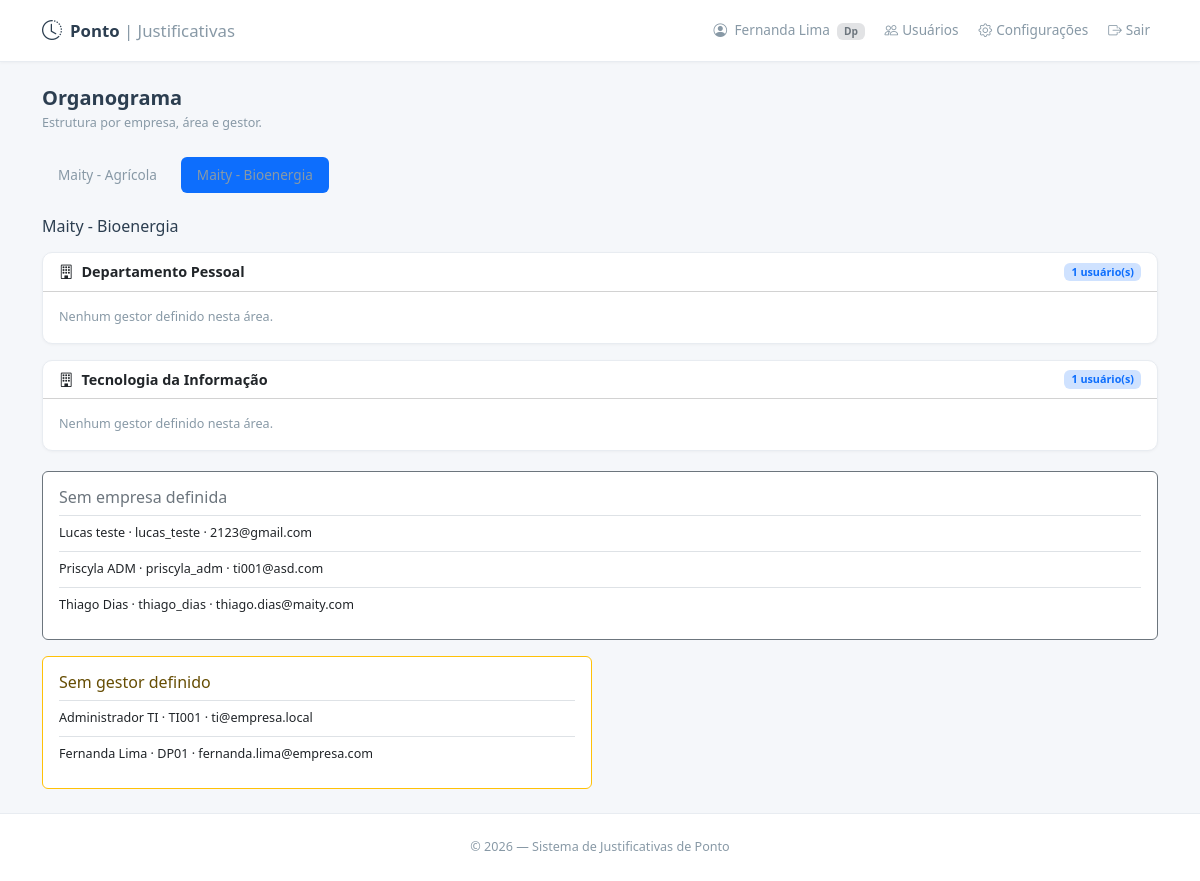
The app's page /organograma?empresa_id=2 (signed in) with its own data.
### models.py (models this page shows)
class Usuario(UserMixin, db.Model):
    __tablename__ = 'usuarios'
    id = db.Column(db.Integer, primary_key=True)
    matricula = db.Column(db.String(20), unique=True, nullable=False)
    nome = db.Column(db.String(100), nullable=False)
    email = db.Column(db.String(120), unique=True, nullable=False)
    senha_hash = db.Column(db.String(256), nullable=False)
    perfil = db.Column(db.String(20), nullable=False)
    gestor_id = db.Column(db.Integer, db.ForeignKey('usuarios.id'), nullable=True)
    area_id = db.Column(db.Integer, db.ForeignKey('areas.id'), nullable=True)
    empresa_id = db.Column(db.Integer, db.ForeignKey('empresas.id'), nullable=True)
    ativo = db.Column(db.Boolean, default=True)
    criado_em = db.Column(db.DateTime, default=lambda: datetime.now(timezone.utc))
    gestor = db.relationship('Usuario', remote_side=[id], backref='subordinados')
    area = db.relationship('Area', backref='usuarios')
    empresa = db.relationship('Empresa', backref='usuarios')
    solicitacoes = db.relationship('Solicitacao', backref='colaborador',
                                   foreign_keys='Solicitacao.colaborador_id', lazy='dynamic')

class Empresa(db.Model):
    __tablename__ = 'empresas'
    id = db.Column(db.Integer, primary_key=True)
    nome = db.Column(db.String(120), unique=True, nullable=False)
    ativo = db.Column(db.Boolean, default=True, nullable=False)
    areas = db.relationship('Area', secondary='area_empresas', back_populates='empresas')

class Area(db.Model):
    __tablename__ = 'areas'
    id = db.Column(db.Integer, primary_key=True)
    nome = db.Column(db.String(100), unique=True, nullable=False)
    ativo = db.Column(db.Boolean, default=True, nullable=False)
    empresas = db.relationship('Empresa', secondary='area_empresas', back_populates='areas')

### app.py (the view)
@app.route('/organograma')
@login_required
@perfil_requerido('dp', 'ti')
def organograma():
    empresas = Empresa.query.filter_by(ativo=True).order_by(Empresa.nome).all()
    empresa_id = request.args.get('empresa_id', type=int)
    empresa = next((item for item in empresas if item.id == empresa_id), None) if empresa_id else None
    empresa = empresa or (empresas[0] if empresas else None)
    usuarios = (Usuario.query.filter_by(ativo=True)
                .options(joinedload(Usuario.empresa), joinedload(Usuario.area), joinedload(Usuario.gestor))
                .order_by(Usuario.nome).all())
    usuarios_empresa = [u for u in usuarios if empresa and u.empresa_id == empresa.id]
    areas = {}
    sem_area = []
    sem_gestor = []
    sem_empresa = [u for u in usuarios if u.empresa_id is None]
    for usuario in usuarios_empresa:
        if usuario.area is None:
            sem_area.append(usuario)
            continue
        area = areas.setdefault(usuario.area.nome, {'gestores': {}, 'usuarios': []})
        area['usuarios'].append(usuario)
        if usuario.gestor is None or usuario.gestor.empresa_id != usuario.empresa_id:
            sem_gestor.append(usuario)
        else:
            area['gestores'].setdefault(usuario.gestor.id, usuario.gestor)
    estrutura = []
    for nome, dados in sorted(areas.items()):
        gestores = []
        for gestor in sorted(dados['gestores'].values(), key=lambda item: item.nome):
            subordinados = [u for u in dados['usuarios'] if u.gestor_id == gestor.id and u.id != gestor.id]
            gestores.append({'usuario': gestor, 'subordinados': subordinados})
        estrutura.append({'nome': nome, 'gestores': gestores, 'usuarios': dados['usuarios']})
    return render_template('organograma.html', empresas=empresas, empresa=empresa,
                           estrutura=estrutura, sem_area=sem_area,
                           sem_gestor=sem_gestor, sem_empresa=sem_empresa)

### app.py (called while the page is built)
@login_manager.user_loader
def load_user(user_id):
    return db.session.get(Usuario, int(user_id))

@app.context_processor
def inject_now():
    return {'now': datetime.now}

def perfil_requerido(*perfis):
    def decorator(f):
        @wraps(f)
        def wrapper(*args, **kwargs):
            if current_user.perfil not in perfis:
                flash('Acesso não autorizado.', 'danger')
                return redirect(url_for('dashboard'))
            return f(*args, **kwargs)
        return wrapper
    return decorator

### templates/organograma.html (shortened to what this page needs)
{% extends "base.html" %}
{% block content %}
<div class="d-flex justify-content-between align-items-center mb-4">
    <div>
        <h5 class="fw-600 mb-1">Organograma</h5>
        <p class="text-muted small mb-0">Estrutura por empresa, área e gestor.</p>
    </div>
</div>
{% if empresas %}
<ul class="nav nav-pills mb-4 gap-2">
    {% for item in empresas %}
    <li class="nav-item">
        <a class="nav-link {% if empresa and item.id == empresa.id %}active{% endif %}"
           href="{{ url_for('organograma', empresa_id=item.id) }}">{{ item.nome }}</a>
    </li>
    {% endfor %}
</ul>
{% if empresa %}
<h6 class="mb-3">{{ empresa.nome }}</h6>
{% endif %}
{% if estrutura %}
<div class="row g-3">
{% for area in estrutura %}
<div class="col-12">
    <div class="card card-clean">
        <div class="card-header bg-transparent d-flex justify-content-between align-items-center">
            <strong><i class="bi bi-building me-2"></i>{{ area.nome }}</strong>
            <span class="badge bg-primary-subtle text-primary">{{ area.usuarios|length }} usuário(s)</span>
        </div>
        <div class="card-body">
            {% if not area.gestores %}<div class="text-muted small">Nenhum gestor definido nesta área.</div>{% endif %}
        </div>
    </div>
</div>
{% endfor %}
</div>
{% else %}<div class="alert alert-info">Nenhum usuário ativo cadastrado nesta empresa.</div>{% endif %}
<div class="row g-3 mt-1">
{% if sem_empresa %}<div class="col-12"><div class="card border-secondary"><div class="card-body"><h6 class="text-secondary">Sem empresa definida</h6>{% for usuario in sem_empresa %}<div class="small border-top py-2">{{ usuario.nome }} · {{ usuario.matricula }} · {{ usuario.email }}</div>{% endfor %}</div></div></div>{% endif %}
{% if sem_gestor %}<div class="col-md-6"><div class="card border-warning"><div class="card-body"><h6 class="text-warning-emphasis">Sem gestor definido</h6>{% for usuario in sem_gestor %}<div class="small border-top py-2">{{ usuario.nome }} · {{ usuario.matricula }} · {{ usuario.email }}</div>{% endfor %}</div></div></div>{% endif %}
</div>
{% else %}<div class="alert alert-info">Nenhuma empresa ativa cadastrada.</div>{% endif %}
{% endblock %}

### templates/base.html (shortened to what this page needs)
<!DOCTYPE html>
<html lang="pt-BR" data-bs-theme="light">
<head>
    <link href="{{ url_for('static', filename='css/bootstrap.min.css') }}" rel="stylesheet">
    <link href="{{ url_for('static', filename='css/bootstrap-icons.min.css') }}" rel="stylesheet">
    <link href="{{ url_for('static', filename='css/style.css') }}" rel="stylesheet">
</head>
<body>
    {% if current_user.is_authenticated %}
    <nav class="navbar navbar-expand-lg sticky-top" aria-label="Navegação principal">
        <div class="container">
            <a class="navbar-brand d-flex align-items-center gap-2" href="{{ url_for('dashboard') }}">
                <i class="bi bi-clock-history fs-5"></i>
                <span>Ponto<span class="fw-light text-muted"> | Justificativas</span></span>
            </a>
            <div class="collapse navbar-collapse" id="navMain">
                <ul class="navbar-nav ms-auto align-items-lg-center gap-lg-1">
                    <li class="nav-item">
                        <span class="nav-link disabled">
                            <i class="bi bi-person-circle me-1"></i>
                            {{ current_user.nome }}
                            <span class="badge bg-secondary-subtle text-secondary ms-1">{{ current_user.perfil|capitalize }}</span>
                        </span>
                    </li>
                    {% if current_user.perfil in ['dp', 'ti'] %}<li class="nav-item"><a class="nav-link" href="{{ url_for('painel_vinculos') }}"><i class="bi bi-people me-1"></i>Usuários</a></li><li class="nav-item"><a class="nav-link" href="{{ url_for('configuracoes') }}"><i class="bi bi-gear me-1"></i>Configurações</a></li>{% endif %}
                    <li class="nav-item">
                        <form method="POST" action="{{ url_for('logout') }}" class="d-inline">
                            <button class="nav-link text-danger border-0 bg-transparent" type="submit">
                                <i class="bi bi-box-arrow-right me-1"></i>Sair
                            </button>
                        </form>
                    </li>
                </ul>
            </div>
        </div>
    </nav>
    {% endif %}
    <div class="toast-container position-fixed top-0 end-0 p-3" style="z-index:9999">
    </div>
    <main class="container py-4">
        {% block content %}{% endblock %}
    </main>
    <footer class="text-center text-muted small py-4 mt-auto">
        <span>&copy; {{ now().year if now is defined else '2026' }} — Sistema de Justificativas de Ponto</span>
    </footer>
</body>
</html>

### static/css/style.css (style rules this page uses)
:root { --color-primary: #3b5998; --color-primary-hover: #2d4373; --color-bg: #f5f7fa; --color-card: #ffffff; --color-border: #e8ecf1; --color-text: #2c3e50; --color-text-muted: #8899a6; --radius: 10px; --shadow-sm: 0 1px 3px rgba(0, 0, 0, 0.04); --shadow-md: 0 4px 16px rgba(0, 0, 0, 0.06); --transition: all 0.2s ease; }
* { box-sizing: border-box; }
body { font-family: 'Segoe UI', -apple-system, BlinkMacSystemFont, Roboto, 'Helvetica Neue', Arial, sans-serif; background-color: var(--color-bg); color: var(--color-text); font-size: 0.9rem; min-height: 100vh; display: flex; flex-direction: column; }
main { flex: 1; }
a { color: var(--color-primary); }
.text-muted { color: var(--color-text-muted) !important; }
.fw-600 { font-weight: 600; }
.navbar { background: var(--color-card); border-bottom: 1px solid var(--color-border); box-shadow: var(--shadow-sm); padding: 0.65rem 0; }
.navbar-brand { font-weight: 600; font-size: 1.05rem; color: var(--color-text) !important; }
.nav-link { font-size: 0.85rem; color: var(--color-text-muted) !important; transition: var(--transition); }
.navbar .nav-link { border-radius: 7px; padding: .5rem .65rem; }
.card-clean { background: var(--color-card); border: 1px solid var(--color-border); border-radius: var(--radius); box-shadow: var(--shadow-sm); transition: var(--transition); }
footer { border-top: 1px solid var(--color-border); background: var(--color-card); }

### records on screen
Usuario: nome "Fernanda Lima", perfil "Dp", nome "Departamento Pessoal", usuarios|length "1", matricula "DP01", email "fernanda.lima@empresa.com"
Empresa: nome "Maity - Agrícola"
Empresa: nome "Maity - Bioenergia"
Usuario: nome "Tecnologia da Informação", usuarios|length "1", nome "Administrador TI", matricula "TI001", email "ti@empresa.local"
Usuario: nome "Lucas teste", matricula "lucas_teste", email "2123@gmail.com"
Usuario: nome "Priscyla ADM", matricula "priscyla_adm", email "ti001@asd.com"
Usuario: nome "Thiago Dias", matricula "thiago_dias", email "thiago.dias@maity.com"
